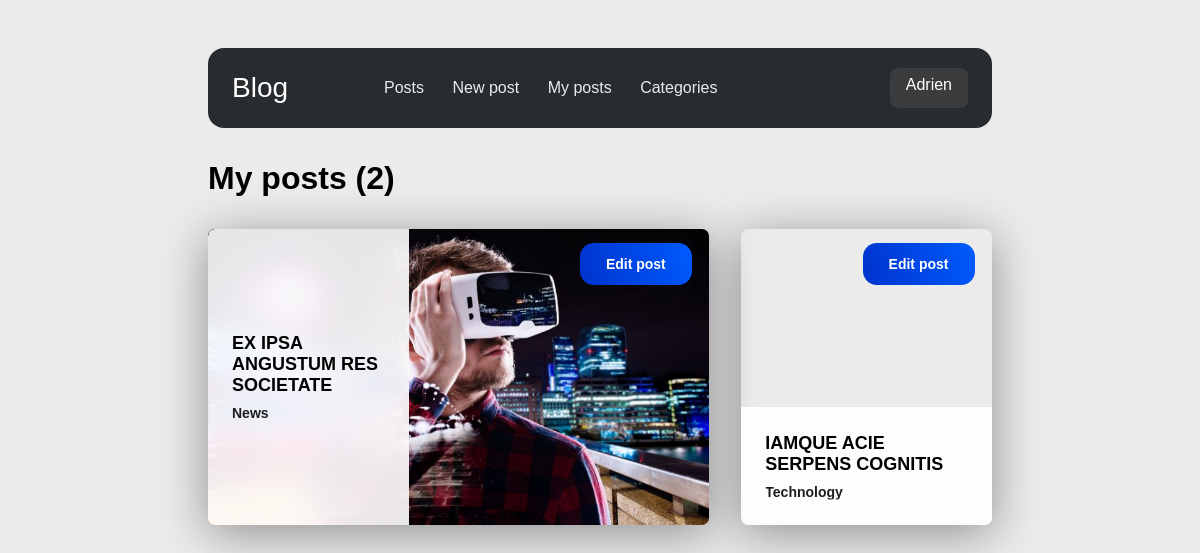
The page /user/posts (signed in) on the database its author committed.
### tables this page shows
CREATE TABLE `posts` (
                         `id` int(11) NOT NULL,
                         `title` varchar(255) NOT NULL,
                         `content` longtext NOT NULL,
                         `date` timestamp NOT NULL DEFAULT CURRENT_TIMESTAMP ON UPDATE CURRENT_TIMESTAMP,
                         `user` int(11) NOT NULL,
                         `category` int(11) NOT NULL
);

CREATE TABLE `categories` (
                              `id` int(11) NOT NULL,
                              `name` varchar(255) NOT NULL
);

### index.php (called while the page is built, shortened)
<?php
if (isset($_GET['controller'])) {
    $controller = 'controller/' . $_GET['controller'] . '.php';
    require_once $controller;
}
require_once __DIR__ . '/view/template.php';

### model/MyPDO.php (called while the page is built, shortened)
<?php
class MyPDO
{
    private static $serveur = 'mysql:host=localhost';
    private static $bdd = 'dbname=php_adverts';
    private static $user = 'root';
    private static $mdp = 'root';
    private static $onePdo = null;
    private function __construct()
    {
        MyPDO::$onePdo = new PDO(self::$serveur . ';' . self::$bdd, self::$user, self::$mdp);
        MyPDO::$onePdo->query("SET CHARACTER SET utf8");
        MyPDO::$onePdo->setAttribute(PDO::ATTR_ERRMODE, PDO::ERRMODE_EXCEPTION);
    }
    public static function getInstance()
    {
        if (self::$onePdo == null) {
            self::$myPdo = new MyPDO();
        }
        return self::$onePdo;
    }
}

### model/postManager.php (called while the page is built, shortened)
<?php
class PostManager
{
    public static function getPostByUser()
    {
        $query = MyPDO::getInstance()->prepare('
                SELECT p.id, p.title, group_concat(i.id, "__", i.image SEPARATOR ";") as image, c.name AS category
                FROM posts p
                LEFT JOIN images i ON i.post_id = p.id
                LEFT JOIN categories c ON c.id = p.category
                WHERE p.user = :id
                GROUP BY p.id
                ORDER BY p.id DESC
                ');
        $query->execute(['id' => $_SESSION['user']->getId()]);
        return $query->fetchAll(PDO::FETCH_CLASS | PDO::FETCH_PROPS_LATE, 'Post');
    }
}

### controller/user.php (called while the page is built, shortened)
<?php
if (!empty($_GET['action'])) {
    if ($_GET['action'] === 'login') {
        if (isset($_SESSION['logged']) && $_SESSION['logged'] === true) {
            UserManager::redirectToProfile();
        }
        if (isset($_POST['registerForm'])) {
            try {
                UserManager::register($_POST);
            } catch (Exception $e) {
                $error = $e->getMessage();
            }
        } elseif (isset($_POST['loginForm'])) {
            try {
                UserManager::connect($_POST['login'], $_POST['password']);
            } catch (Exception $e) {
                $error = $e->getMessage();
            }
        }
        $returnedTemplate = 'user/login';
    } elseif ($_GET['action'] === 'logout') {
        UserManager::logout();
    } elseif ($_GET['action'] === 'posts') {
        $posts = PostManager::getPostByUser();
    }
}

### model/user.php (called while the page is built, shortened)
<?php
class User
{
    private $id;
    public function getId()
    {
        return $this->id;
    }
}

### model/post.php (called while the page is built, shortened)
<?php
class Post
{
    private $id;
    private $title;
    private $category;
    private $image;
    public function getId()
    {
        return $this->id;
    }
    public function getTitle()
    {
        return $this->title;
    }
    public function getCategory()
    {
        return $this->category;
    }
    public function getImage()
    {
        return explode('__', $this->image);
    }
}

### view/user/posts.php (the view, shortened to what this page needs)
<?php
$i = $nbIteration = 0;
?>
<h1 class="mb-1">My posts (<?= count($posts) ?>)</h1>
<section class="lastPost">
    <?php if (empty($posts)): ?>
        <h2>There are no posts</h2>
    <?php else: ?>
        <?php while ($i < count($posts)): ?>
            <div class="lastPosts__row">
                <?php for ($numPost = $i; $numPost < $i + 2; $numPost++):
                    if (isset($posts[$numPost])): ?>
                        <a href="<?= ROOT . '/post/show/' . $posts[$numPost]->getId() ?>"
                           class="lastPosts__row__block <?= $numPost % 3 == 0 ? "lastPosts__row__block--large" : "" ?>"
                           style="background-image: url('<?= empty($posts[$numPost]->getImage()) ? ROOT . '/assets/images/no_images.png' : ROOT . '/' . $posts[$numPost]->getImage()[1] ?>');">
                            <div class="button button--blue mt-1 edit--btn"
                                 data-id="<?= $posts[$numPost]->getId() ?>">
                                Edit post
                            </div>
                            <div class="textBlock">
                                <div class="centeredText">
                                    <h1 class="textBlock--title"><?= $posts[$numPost]->getTitle() ?></h1>
                                    <p class="textBlock--description">
                                        <b><?= $posts[$numPost]->getCategory() ?></b>
                                    </p>
                                </div>
                            </div>
                        </a>
                    <?php endif;
                endfor; ?>
            </div>
            <?php $i += 2;
        endwhile;
    endif; ?>
</section>

### assets/css/main.css (style rules this page uses)
* { margin: 0; padding: 0; box-sizing: border-box; font-family: Sans-Serif; }
body { padding: 3em; background-color: #ecebeb; }
a { text-decoration: none; color: #000; }
.mt-1 { margin-top: 1em !important; }
.mb-1 { margin-bottom: 1em !important; }
.button { cursor: pointer; border-width: 0; font-weight: 700; display: inline-flex; -webkit-box-pack: center; justify-content: center; -webkit-box-align: center; align-items: center; margin: 0.25em; max-width: calc(100% - 0.5em); min-height: 3em; min-width: calc(12px); border-radius: 1em; padding: 0.5em 1.25em; width: 100%; text-decoration: none; transition: none 0s ease 0s; color: white; font-size: 14px; }
.button--blue { background: linear-gradient(73deg, rgb(0, 51, 204), rgb(0, 91, 255)) }

### assets/css/post.css (style rules this page uses)
.lastPosts__row { display: grid; grid-gap: 2em; margin: 2em 0; height: 18.5em; }
.lastPosts__row__block { box-shadow: 0 0.5em 3em rgba(0, 0, 0, 0.4); background-repeat: no-repeat; background-size: cover; background-position: center right; position: relative; cursor: pointer; border-radius: 7px; overflow: hidden; }
.lastPosts__row__block .textBlock { position: absolute; bottom: 0px; -webkit-backdrop-filter: blur(15px) saturate(200%); backdrop-filter: blur(15px) saturate(200%); padding: 1em 1em 2em 1em; background-color: rgba(255, 255, 255, 0.9); transition: height 0.5s; }
.lastPosts__row__block .textBlock--title { text-transform: uppercase; padding-bottom: 0.5em; font-size: 18px; }
.lastPosts__row__block .textBlock--description { color: #1e1e1e; overflow-y: scroll; font-size: 14px; }
.lastPosts__row__block .textBlock .centeredText { position: absolute; top: 50%; left: 50%; width: 100%; transform: translateY(-50%) translateX(-50%); padding: 1.5em; }
.lastPosts__row:nth-child(odd) { grid-template-columns: 2fr 1fr; }
.lastPosts__row:nth-child(odd) .lastPosts__row__block:nth-child(2n) .textBlock, .lastPosts__row:nth-child(even) .lastPosts__row__block:nth-child(2n+1) .textBlock { width: 100%; height: 40%; }
.lastPosts__row:nth-child(odd) .lastPosts__row__block:nth-child(2n+1) .textBlock, .lastPosts__row:nth-child(even) .lastPosts__row__block:nth-child(2n) .textBlock { width: 40%; top: 0%; left: 0; height: 100%; max-height: 100%; }
.lastPosts__row:first-child { margin: 0.8em 0 2em 0; }
.lastPosts__row:last-child { margin: 2em 0 0 0; }
.edit--btn { position: absolute; right: 1em; width: 8em !important; z-index: 99999; }

### rows shown on the page
posts: shows a picture, title "EX IPSA ANGUSTUM RES SOCIETATE", category.name "News"
posts: title "IAMQUE ACIE SERPENS COGNITIS", category.name "Technology"

### other values the page prints
$_SESSION['user']->getLogin() "Adrien"
count($posts) "2"
